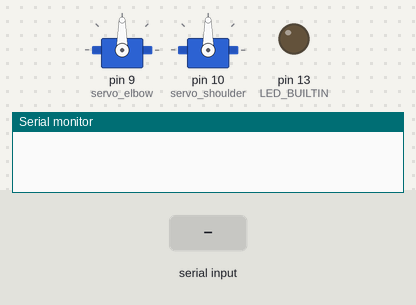
The sketch below on a simulated Arduino Uno, built with avr-gcc and run on an emulated ATmega328P. Shown: 2 × servo, output pins drawn as LEDs (lit = HIGH), the last lines printed to the serial monitor. The inputs (shaded band) are chosen by the test bench.

Above: at 1.2 s.
1.3 s: "30,150,10\n" received over Serial
At 3.1 s:
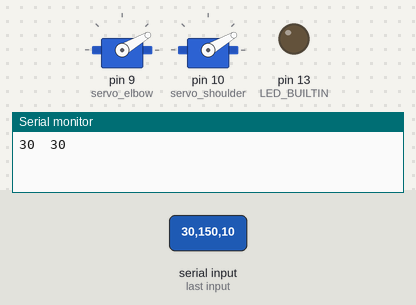
3.8 s: "0\n" received over Serial
At 6.0 s:
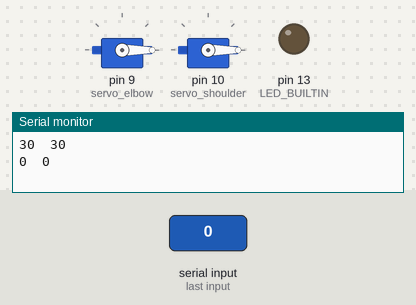
6.3 s: "200\n" received over Serial
At 8.1 s:
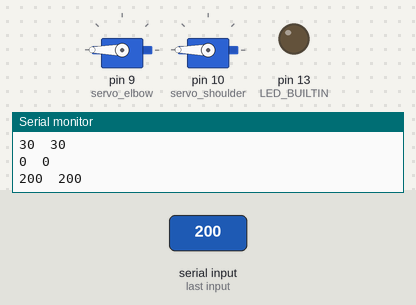
8.8 s: "90,45,200\n" received over Serial
At 11.0 s:
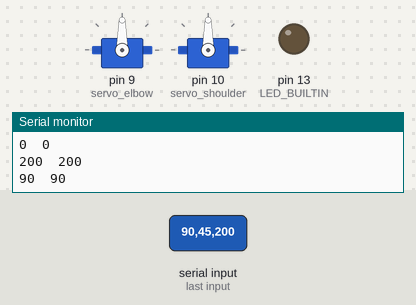
11.3 s: "30,150\n" received over Serial
At 13.1 s:
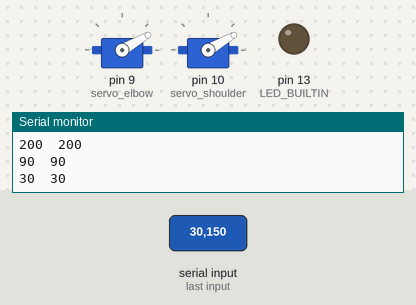
Timing chart, 0 to 14.6 s (numbered marks = the images above; inputs shaded):
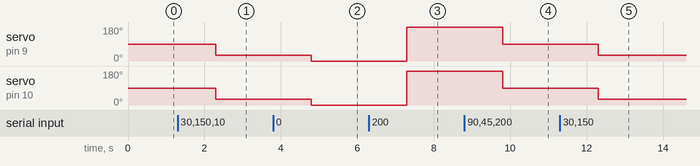

Measured:
- after the input at 1.3 s, servo on pin 9 (servo_elbow), servo on pin 10 (servo_shoulder): 90° → 30° after 1.0 s
- after the input at 3.8 s, servo on pin 9 (servo_elbow), servo on pin 10 (servo_shoulder): 30° → 0° after 1.0 s
- after the input at 6.3 s, servo on pin 9 (servo_elbow), servo on pin 10 (servo_shoulder): 0° → 180° after 1.0 s
- after the input at 8.8 s, servo on pin 9 (servo_elbow), servo on pin 10 (servo_shoulder): 180° → 90° after 1.0 s
- after the input at 11.3 s, servo on pin 9 (servo_elbow), servo on pin 10 (servo_shoulder): 90° → 30° after 1.0 s

The sketch:

Data_pass_python.ino
```cpp
#include <Servo.h>

Servo servo_elbow;
Servo servo_shoulder;

String cmd;

void setup() {
  servo_elbow.attach(9);
  servo_shoulder.attach(10);
  Serial.begin(115200);
  pinMode(LED_BUILTIN, OUTPUT);
}

void loop() {
  while (Serial.available() == 0) {
  }

  cmd = Serial.readStringUntil('\r');

  int index = cmd.indexOf('_');
  int len = cmd.length();

  String angle_elbow = cmd.substring(0, index);
  String angle_shoulder = cmd.substring(index + 1, len);

  servo_elbow.write(angle_elbow.toInt());
  servo_shoulder.write(angle_shoulder.toInt());

  Serial.print(angle_elbow.toInt());
  Serial.print("\t");
  Serial.print(angle_shoulder.toInt());
  Serial.print('\n');
  /*if (cmd == "ON") {
    digitalWrite(LED_BUILTIN, HIGH);
    }
    if (cmd == "OFF") {
    digitalWrite(LED_BUILTIN, LOW);
    }*/
}
```
